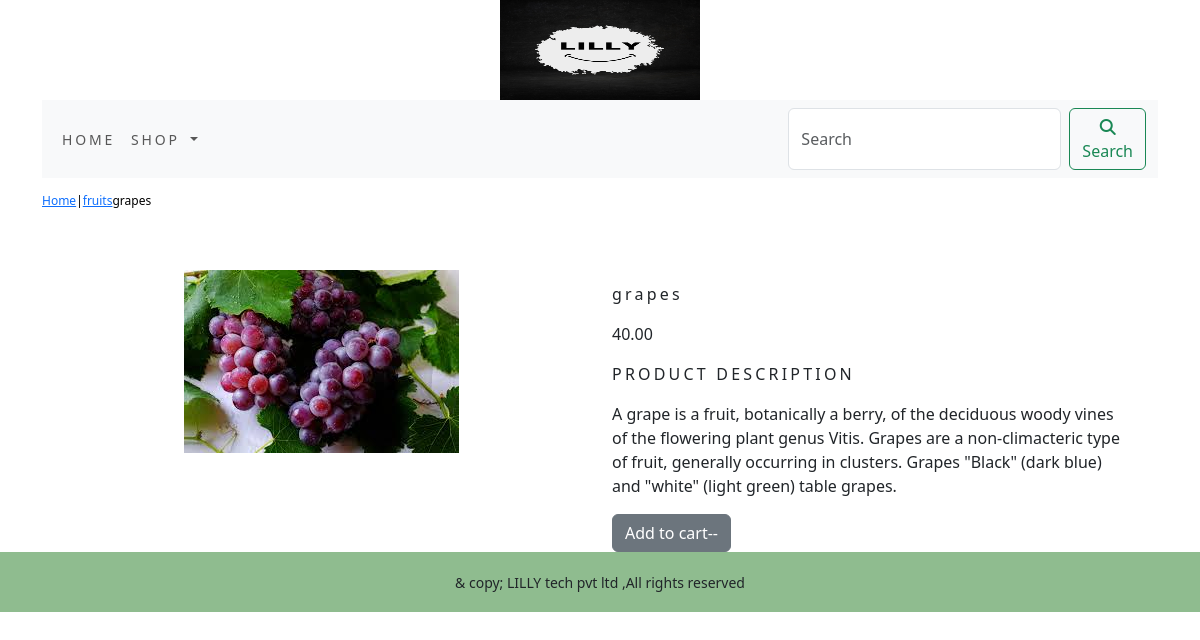
Screenshot of /shop/fruits/grapes/ with the database file from the repository.
### ecomapp/models.py (models this page shows, shortened)
class Product(models.Model):
    name = models.CharField(max_length=250, unique=True)
    slug = models.SlugField(max_length=250, unique=True)
    description = models.TextField(blank=True)
    price=models.DecimalField(max_digits=10,decimal_places=2)
    category=models.ForeignKey(Category,on_delete=models.CASCADE)
    image=models.ImageField(upload_to='product',blank=True)
    stock=models.IntegerField()
    available=models.BooleanField(default=True)
    created=models.DateField(auto_now_add=True)
    updated=models.DateTimeField(auto_now=True)
    class Meta:
        ordering = ('name', )
        verbose_name = 'product'
        verbose_name_plural = 'products'

class Category(models.Model):
    name=models.CharField(max_length=250,unique=True)
    slug=models.SlugField(max_length=250,unique=True)
    description=models.TextField(blank=True)
    image=models.ImageField(upload_to='category',blank=True)
    class Meta:
        ordering=('name', )
        verbose_name='category'
        verbose_name_plural='categories'
    def get_url(self):
        return reverse('ecomapp:products_by_category', args=[self.slug])
    def __str__(self):
        return '{}'.format(self.name)

### ecomapp/views.py (the view)
# urls.py: path('<slug:c_slug>/<slug:product_slug>/',views.prodetails,name='prodcatdetail')
def prodetails(request,c_slug,product_slug):
    try:
        product=Product.objects.get(category__slug=c_slug,slug=product_slug)
    except Exception as e:
        raise e
    return render(request,'product.html',{'product':product})

### cart/context_processors.py (called while the page is built)
def counter(request):
    item_count=0
    if 'admin' in request.path:
        return {}
    else:
        try:
            cart=Cart.objects.filter(cart_id=cart_id(request))
            cart_items=CartItem.objects.all().filter(cart=cart[:1])
            for cart_item in cart_items:
                item_count +=cart_item.quantity
        except Cart.DoesNotExist:
            item_count=0
    return dict(item_count=item_count)

### cart/views.py (called while the page is built)
def cart_id(request):
    cart = request.session.session_key
    if not cart:
        cart = request.session.create()
    return cart

### ecomapp/context_processors.py (called while the page is built)
def menu_links(request):
    links = Category.objects.all()
    return dict(links=links)

### templates/product.html (shortened to what this page needs)
{% extends 'base.html' %}
{% load static %}
{% block content %}
<div class="row my_prod_row_class">
    <div class="mx_auto">
        <p><a href="{% url 'ecomapp:allprodcat' %}" >Home</a>|<a href="{{product.category.get_url}}">{{product.category}}</a>{{product.name}} </p>
    </div>
</div>
<div class="container">
    <br>
    <div class="row">
       <div class="col-12 col-sm-12 col-md-12 col-lg-6 text-center">
          <div style="min-width:18rem">
            <img src="{{product.image.url}}" alt="{{product.name}}">
        </div>
    </div>
        <div class="col-12 col-sm-12 col-md-12 col-lg-6">
            <div>
            <h1 class="my_prod_title">{{product.name}}</h1>
            <p>{{product.price}}</p>
            <p class="my_title">Product Description</p>
            <p class="text-justify my_prod_text">{{product.description}}</p>
            {% if product.stock <= 0 %}
            <p class="text-justify my_prod_text"><b>Out of stock</b></p>
            {% else %}
            <a class="btn btn-secondary" href="{% url 'cart:add_cart' product.id %}" >Add to cart--</a>
            {% endif %}
           </div>
        </div>
    </div>
</div>
{% endblock %}

### static/css/custom.css (style rules this page uses)
.my_title { font-size:16px; text-transform:uppercase; letter-spacing:0.2em; }
.my_prod_row_class { padding-top:14px; padding-bottom:20px; }
.my_prod_row_class .mx_auto { color:#000; font-size:12px; text-decoration:none; }
.my_prod_title { font-size:16px; letter-transform:uppercase; letter-spacing:0.2em; padding-top:15px; padding-bottom:10px; }
.my_prod_text { padding-right:20px; }

### rows the page displays
Product: category "fruits", name "grapes", image (picture), price "40.00", description "A grape is a fruit, botanically a berry, of the deciduous woody vines of the flowering plant genus Vitis. Grapes are a non-climacteric type of fruit, generally occurring in clusters. Grapes \"Black\" (dark blue) and \"white\" (light green) table grapes."
